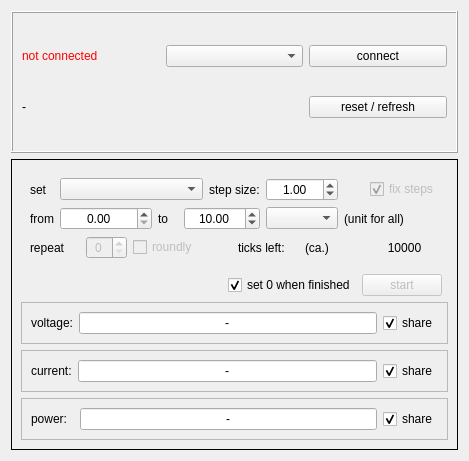
<?xml version="1.0" encoding="UTF-8"?>
<ui version="4.0">
 <class>bopmgUICharWindow</class>
 <widget class="QWidget" name="bopmgUICharWindow">
  <property name="geometry">
   <rect>
    <x>0</x>
    <y>0</y>
    <width>469</width>
    <height>461</height>
   </rect>
  </property>
  <property name="windowTitle">
   <string>UI-Characteristics</string>
  </property>
  <layout class="QGridLayout" name="gridLayout_6">
   <item row="0" column="0">
    <widget class="QFrame" name="frame_connection">
     <property name="frameShape">
      <enum>QFrame::Box</enum>
     </property>
     <property name="frameShadow">
      <enum>QFrame::Raised</enum>
     </property>
     <layout class="QGridLayout" name="gridLayout_4">
      <item row="0" column="0">
       <widget class="QLabel" name="lbl_status">
        <property name="styleSheet">
         <string notr="true">color: red;</string>
        </property>
        <property name="text">
         <string>not connected</string>
        </property>
       </widget>
      </item>
      <item row="0" column="1">
       <widget class="QComboBox" name="cob_ports"/>
      </item>
      <item row="0" column="2">
       <widget class="QPushButton" name="btn_connect">
        <property name="text">
         <string>connect</string>
        </property>
       </widget>
      </item>
      <item row="1" column="2">
       <widget class="QPushButton" name="btn_resetInfo">
        <property name="text">
         <string>reset / refresh</string>
        </property>
       </widget>
      </item>
      <item row="1" column="0" colspan="2">
       <widget class="QLabel" name="lbl_info">
        <property name="text">
         <string>-</string>
        </property>
       </widget>
      </item>
     </layout>
    </widget>
   </item>
   <item row="1" column="0">
    <widget class="QFrame" name="frame_values">
     <property name="enabled">
      <bool>true</bool>
     </property>
     <property name="frameShape">
      <enum>QFrame::Box</enum>
     </property>
     <layout class="QGridLayout" name="gridLayout_7">
      <item row="0" column="0" colspan="4">
       <widget class="QFrame" name="frame_setValues">
        <layout class="QGridLayout" name="gridLayout_5">
         <item row="0" column="0">
          <widget class="QLabel" name="lbl_setValue_lbl">
           <property name="text">
            <string>set</string>
           </property>
          </widget>
         </item>
         <item row="0" column="1" colspan="5">
          <widget class="QComboBox" name="cob_setValue"/>
         </item>
         <item row="0" column="6" colspan="2">
          <widget class="QLabel" name="lbl_stepSize_lbl">
           <property name="text">
            <string>step size:</string>
           </property>
          </widget>
         </item>
         <item row="0" column="8" colspan="2">
          <widget class="QDoubleSpinBox" name="dsb_stepSize">
           <property name="alignment">
            <set>Qt::AlignCenter</set>
           </property>
           <property name="minimum">
            <double>0.010000000000000</double>
           </property>
           <property name="value">
            <double>1.000000000000000</double>
           </property>
          </widget>
         </item>
         <item row="0" column="11">
          <widget class="QCheckBox" name="chb_fixedSteps">
           <property name="enabled">
            <bool>false</bool>
           </property>
           <property name="text">
            <string>fix steps</string>
           </property>
           <property name="checked">
            <bool>true</bool>
           </property>
          </widget>
         </item>
         <item row="1" column="0">
          <widget class="QLabel" name="lbl_setFrom_lbl">
           <property name="sizePolicy">
            <sizepolicy hsizetype="Preferred" vsizetype="Preferred">
             <horstretch>0</horstretch>
             <verstretch>0</verstretch>
            </sizepolicy>
           </property>
           <property name="text">
            <string>from</string>
           </property>
           <property name="alignment">
            <set>Qt::AlignCenter</set>
           </property>
          </widget>
         </item>
         <item row="1" column="1" colspan="3">
          <widget class="QDoubleSpinBox" name="dsb_fromValue">
           <property name="alignment">
            <set>Qt::AlignCenter</set>
           </property>
           <property name="decimals">
            <number>2</number>
           </property>
           <property name="maximum">
            <double>999.990000000000009</double>
           </property>
           <property name="value">
            <double>0.000000000000000</double>
           </property>
          </widget>
         </item>
         <item row="1" column="4">
          <widget class="QLabel" name="lbl_to_lbl">
           <property name="text">
            <string>to</string>
           </property>
          </widget>
         </item>
         <item row="1" column="5" colspan="3">
          <widget class="QDoubleSpinBox" name="dsb_toValue">
           <property name="alignment">
            <set>Qt::AlignCenter</set>
           </property>
           <property name="value">
            <double>10.000000000000000</double>
           </property>
          </widget>
         </item>
         <item row="1" column="8" colspan="2">
          <widget class="QComboBox" name="cob_unit"/>
         </item>
         <item row="1" column="10" colspan="2">
          <widget class="QLabel" name="lbl_unit_lbl">
           <property name="text">
            <string>(unit for all)</string>
           </property>
          </widget>
         </item>
         <item row="2" column="0" colspan="2">
          <widget class="QLabel" name="lbl_repeat_lbl">
           <property name="text">
            <string>repeat</string>
           </property>
          </widget>
         </item>
         <item row="2" column="2">
          <widget class="QSpinBox" name="spb_repeat">
           <property name="enabled">
            <bool>false</bool>
           </property>
           <property name="alignment">
            <set>Qt::AlignCenter</set>
           </property>
          </widget>
         </item>
         <item row="2" column="3" colspan="4">
          <widget class="QCheckBox" name="chb_loop">
           <property name="enabled">
            <bool>false</bool>
           </property>
           <property name="text">
            <string>roundly</string>
           </property>
           <property name="checked">
            <bool>false</bool>
           </property>
          </widget>
         </item>
         <item row="2" column="7" colspan="2">
          <widget class="QLabel" name="lbl_ticksLeft_lbl">
           <property name="text">
            <string>ticks left:</string>
           </property>
          </widget>
         </item>
         <item row="2" column="9" colspan="2">
          <widget class="QLabel" name="lbl_ticksApprox">
           <property name="text">
            <string>(ca.)</string>
           </property>
          </widget>
         </item>
         <item row="2" column="11">
          <widget class="QLabel" name="lbl_ticksLeft">
           <property name="text">
            <string>10000</string>
           </property>
           <property name="alignment">
            <set>Qt::AlignCenter</set>
           </property>
          </widget>
         </item>
        </layout>
       </widget>
      </item>
      <item row="1" column="0">
       <spacer name="horizontalSpacer">
        <property name="orientation">
         <enum>Qt::Horizontal</enum>
        </property>
        <property name="sizeHint" stdset="0">
         <size>
          <width>164</width>
          <height>20</height>
         </size>
        </property>
       </spacer>
      </item>
      <item row="1" column="2">
       <widget class="QPushButton" name="btn_startStop">
        <property name="enabled">
         <bool>false</bool>
        </property>
        <property name="text">
         <string>start</string>
        </property>
       </widget>
      </item>
      <item row="2" column="0" colspan="4">
       <widget class="QFrame" name="frame_voltage">
        <property name="frameShape">
         <enum>QFrame::StyledPanel</enum>
        </property>
        <property name="frameShadow">
         <enum>QFrame::Raised</enum>
        </property>
        <layout class="QGridLayout" name="gridLayout">
         <item row="0" column="0">
          <widget class="QLabel" name="lbl_voltage_lbl">
           <property name="text">
            <string>voltage:</string>
           </property>
          </widget>
         </item>
         <item row="0" column="1">
          <widget class="QLineEdit" name="txt_voltage">
           <property name="text">
            <string>-</string>
           </property>
           <property name="alignment">
            <set>Qt::AlignCenter</set>
           </property>
           <property name="readOnly">
            <bool>true</bool>
           </property>
          </widget>
         </item>
         <item row="0" column="2">
          <widget class="QCheckBox" name="chb_shareVoltage">
           <property name="text">
            <string>share</string>
           </property>
           <property name="checked">
            <bool>true</bool>
           </property>
          </widget>
         </item>
        </layout>
       </widget>
      </item>
      <item row="3" column="0" colspan="4">
       <widget class="QFrame" name="frame_current">
        <property name="frameShape">
         <enum>QFrame::StyledPanel</enum>
        </property>
        <property name="frameShadow">
         <enum>QFrame::Raised</enum>
        </property>
        <layout class="QGridLayout" name="gridLayout_2">
         <item row="0" column="0">
          <widget class="QLabel" name="lbl_current_lbl">
           <property name="text">
            <string>current:</string>
           </property>
          </widget>
         </item>
         <item row="0" column="1">
          <widget class="QLineEdit" name="txt_current">
           <property name="text">
            <string>-</string>
           </property>
           <property name="alignment">
            <set>Qt::AlignCenter</set>
           </property>
           <property name="readOnly">
            <bool>true</bool>
           </property>
          </widget>
         </item>
         <item row="0" column="2">
          <widget class="QCheckBox" name="chb_shareCurrent">
           <property name="text">
            <string>share</string>
           </property>
           <property name="checked">
            <bool>true</bool>
           </property>
          </widget>
         </item>
        </layout>
       </widget>
      </item>
      <item row="4" column="0" colspan="4">
       <widget class="QFrame" name="frame_power">
        <property name="frameShape">
         <enum>QFrame::StyledPanel</enum>
        </property>
        <property name="frameShadow">
         <enum>QFrame::Raised</enum>
        </property>
        <layout class="QGridLayout" name="gridLayout_3">
         <item row="0" column="0">
          <widget class="QLabel" name="lbl_power_lbl">
           <property name="text">
            <string>power:  </string>
           </property>
          </widget>
         </item>
         <item row="0" column="1">
          <widget class="QLineEdit" name="txt_power">
           <property name="text">
            <string>-</string>
           </property>
           <property name="alignment">
            <set>Qt::AlignCenter</set>
           </property>
           <property name="readOnly">
            <bool>true</bool>
           </property>
          </widget>
         </item>
         <item row="0" column="2">
          <widget class="QCheckBox" name="chb_sharePower">
           <property name="text">
            <string>share</string>
           </property>
           <property name="checked">
            <bool>true</bool>
           </property>
          </widget>
         </item>
        </layout>
       </widget>
      </item>
      <item row="1" column="1">
       <widget class="QCheckBox" name="chb_setZeroWhenFinished">
        <property name="text">
         <string>set 0 when finished</string>
        </property>
        <property name="checked">
         <bool>true</bool>
        </property>
       </widget>
      </item>
     </layout>
    </widget>
   </item>
  </layout>
 </widget>
 <resources/>
 <connections/>
</ui>
